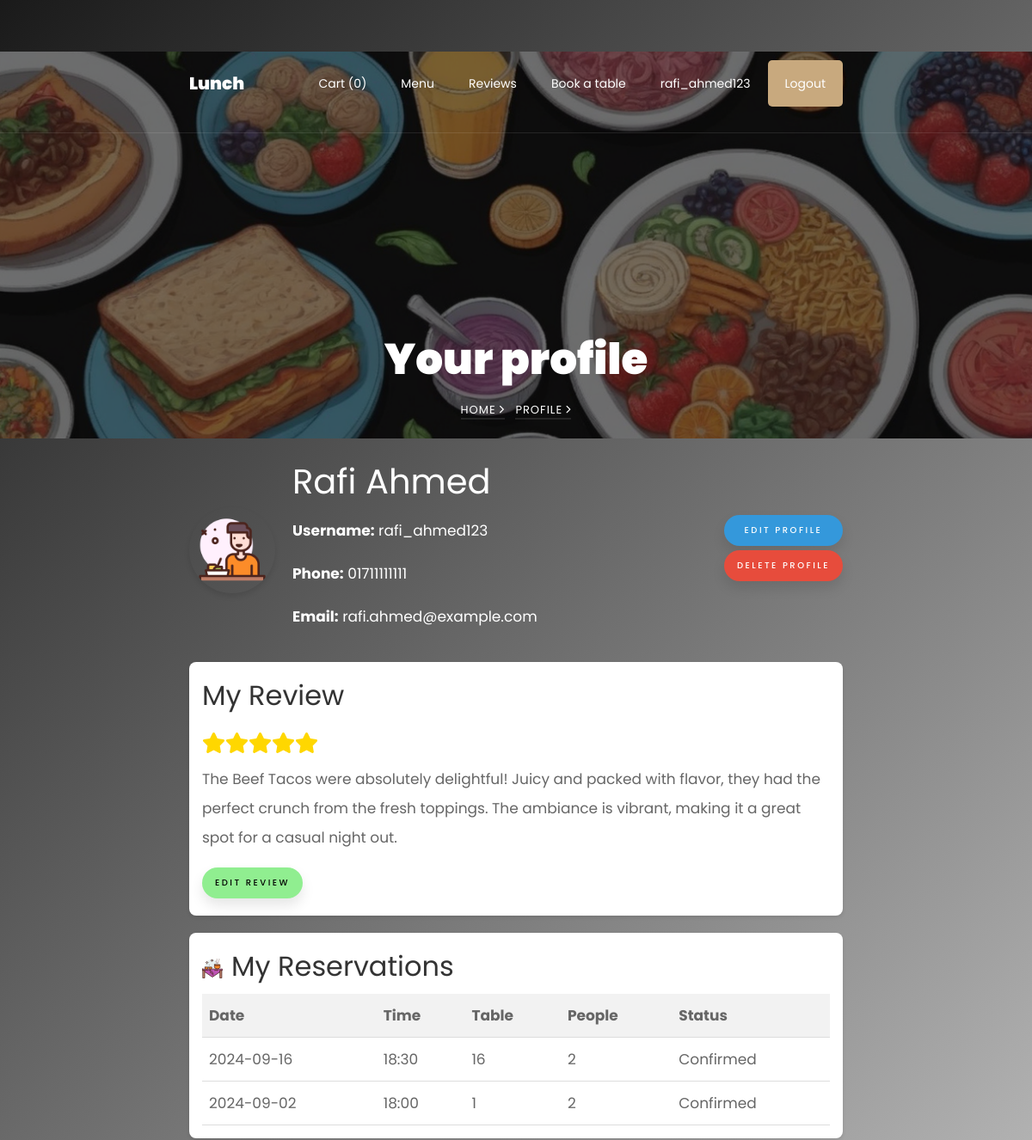
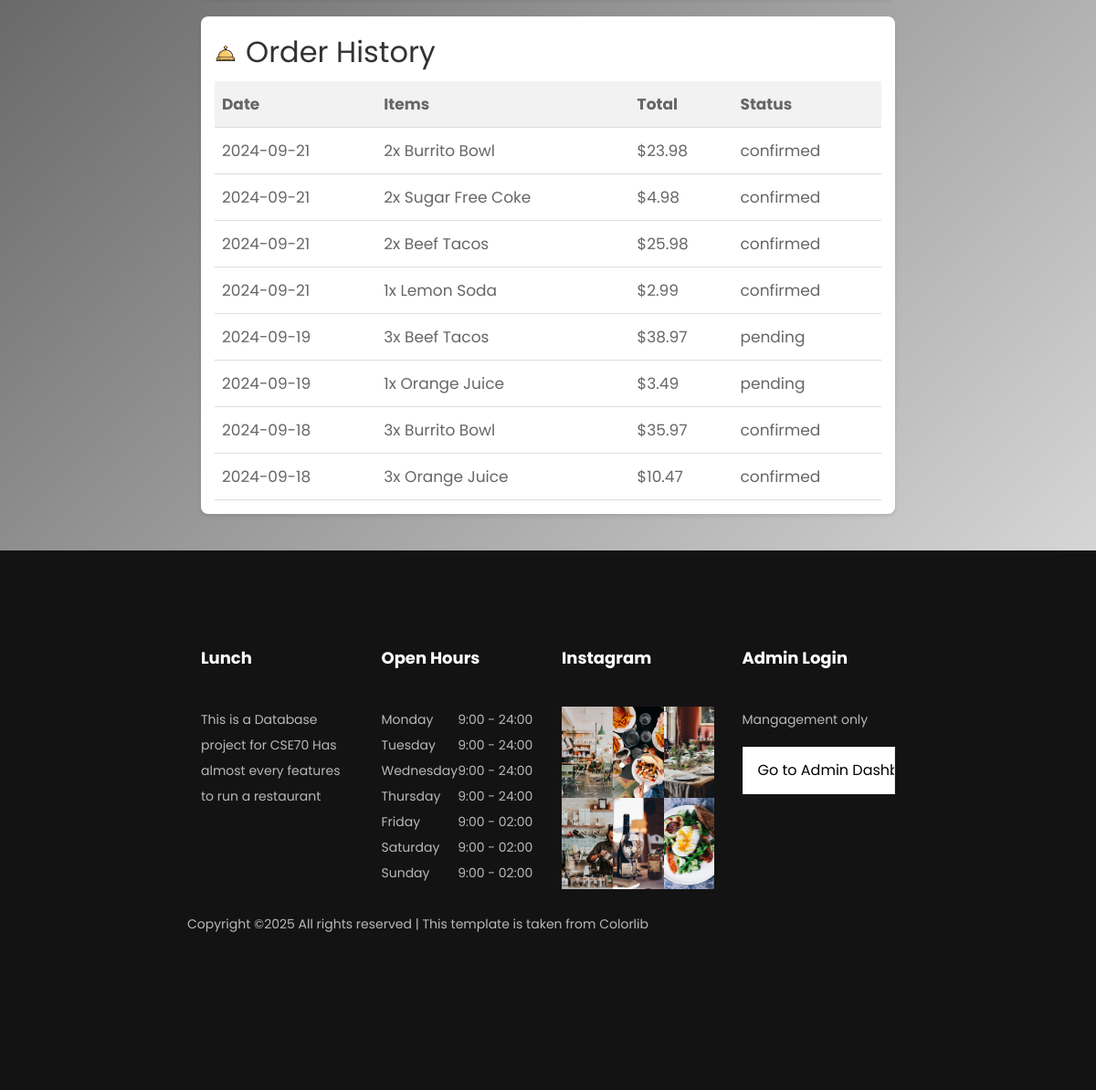
The app's page /profile.php (signed in) with its own data (2 pictures, top to bottom).
### tables this page shows
CREATE TABLE users (
    id INT AUTO_INCREMENT PRIMARY KEY,
    username VARCHAR(50) NOT NULL UNIQUE,
    password VARCHAR(255) NOT NULL,
    name VARCHAR(100) NOT NULL,
    phone_number VARCHAR(20) NOT NULL,
    email VARCHAR(100) NOT NULL UNIQUE
);

CREATE TABLE reviews (
    id INT AUTO_INCREMENT PRIMARY KEY,
    user_id INT,
    rating INT NOT NULL,
    comment TEXT,
    created_at TIMESTAMP DEFAULT CURRENT_TIMESTAMP,
    FOREIGN KEY (user_id) REFERENCES users(id)
);

CREATE TABLE reservations (
    id INT AUTO_INCREMENT PRIMARY KEY,
    user_id INT,
    table_number INT NOT NULL,
    reservation_date DATE NOT NULL,
    reservation_time TIME NOT NULL,
    number_of_people INT NOT NULL,
    status ENUM('pending', 'confirmed', 'cancelled') DEFAULT 'pending',
    created_at TIMESTAMP DEFAULT CURRENT_TIMESTAMP,
    comment TEXT NULL,
    FOREIGN KEY (user_id) REFERENCES users(id)
);

CREATE TABLE order_items (
    id INT AUTO_INCREMENT PRIMARY KEY,
    order_id INT,
    menu_item_id INT,
    quantity INT NOT NULL,
    price DECIMAL(10, 2) NOT NULL,
    FOREIGN KEY (order_id) REFERENCES orders(id),
    FOREIGN KEY (menu_item_id) REFERENCES menu_items(id)
);

CREATE TABLE orders (
    id INT AUTO_INCREMENT PRIMARY KEY,
    user_id INT,
    total_amount DECIMAL(10, 2) NOT NULL,
    status ENUM('pending', 'confirmed', 'cancelled') DEFAULT 'pending',
    created_at TIMESTAMP DEFAULT CURRENT_TIMESTAMP,
    FOREIGN KEY (user_id) REFERENCES users(id)
);

CREATE TABLE menu_items (
    id INT AUTO_INCREMENT PRIMARY KEY,
    name VARCHAR(100) NOT NULL,
    description TEXT,
    price DECIMAL(10, 2) NOT NULL,
    category VARCHAR(50) NOT NULL,
    image_url VARCHAR(255)
);

### profile.php (the view, shortened to what this page needs)
<?php
include 'db_connection.php';
$user_id = $_SESSION['user_id'];
$isLoggedIn = isset($_SESSION['user_id']);
$username = $isLoggedIn ? $_SESSION['username'] : '';
$user_query = "SELECT name, username, phone_number, email FROM users WHERE id = ?";
$user_stmt = $conn->prepare($user_query);
$user_stmt->bind_param("i", $user_id);
$user_stmt->execute();
$user_result = $user_stmt->get_result();
$user = $user_result->fetch_assoc();
$review_query = "SELECT rating, comment FROM reviews WHERE user_id = ? LIMIT 1";
$review_stmt = $conn->prepare($review_query);
$review_stmt->bind_param("i", $user_id);
$review_stmt->execute();
$review_result = $review_stmt->get_result();
$review = $review_result->fetch_assoc();
$order_query = "SELECT o.id, o.created_at, oi.quantity, mi.name AS item_name, mi.price AS item_price,
                       (oi.quantity * mi.price) AS item_total, o.status
                FROM orders o
                JOIN order_items oi ON o.id = oi.order_id
                JOIN menu_items mi ON oi.menu_item_id = mi.id
                WHERE o.user_id = ?
                ORDER BY o.created_at DESC";
$order_stmt = $conn->prepare($order_query);
$order_stmt->bind_param("i", $user_id);
$order_stmt->execute();
$order_result = $order_stmt->get_result();
$reservation_query = "SELECT r.id, r.table_number, r.reservation_date, r.reservation_time, r.number_of_people, r.status
                      FROM reservations r
                      WHERE r.user_id = ?
                      ORDER BY r.reservation_date DESC, r.reservation_time DESC";
$reservation_stmt = $conn->prepare($reservation_query);
$reservation_stmt->bind_param("i", $user_id);
$reservation_stmt->execute();
$reservation_result = $reservation_stmt->get_result();
$cartItemCount = isset($_SESSION['cart']) ? array_sum(array_column($_SESSION['cart'], 'quantity')) : 0;
?>
<!DOCTYPE html>
<html lang="en">
<head>
    <link rel="stylesheet" href="css/open-iconic-bootstrap.min.css">
    <link rel="stylesheet" href="css/animate.css">
    <link rel="stylesheet" href="css/owl.carousel.min.css">
    <link rel="stylesheet" href="css/magnific-popup.css">
    <link rel="stylesheet" href="css/aos.css">
    <link rel="stylesheet" href="css/ionicons.min.css">
    <link rel="stylesheet" href="css/bootstrap-datepicker.css">
    <link rel="stylesheet" href="css/jquery.timepicker.css">
    <link rel="stylesheet" href="css/flaticon.css">
    <link rel="stylesheet" href="css/icomoon.css">
    <link rel="stylesheet" href="css/style.css">
    <link rel="stylesheet" href="css2/prof.css">
</head>
<body>
<nav class="navbar navbar-expand-lg navbar-dark ftco_navbar bg-dark ftco-navbar-light" id="ftco-navbar">
	    <div class="container">
	      <a class="navbar-brand" href="index.php">Lunch</a>
	      <div class="collapse navbar-collapse" id="ftco-nav">
	        <ul class="navbar-nav ml-auto">
			    <li class="nav-item"><a href="cart.php" class="nav-link">Cart (<?php echo $cartItemCount; ?>)</a></li>
	        	<li class="nav-item"><a href="menu.php" class="nav-link">Menu</a></li>
				<li class="nav-item"><a href="reviews.php" class="nav-link">Reviews</a></li>
	          <li class="nav-item"><a href="table_reservation.php" class="nav-link">Book a table</a></li>
              <?php if ($isLoggedIn): ?>
                <li class="nav-item"><a href="profile.php" class="nav-link"><?php echo htmlspecialchars($username); ?></a></li>
                <li class="nav-item cta"><a href="logout.php" class="nav-link">Logout</a></li>
              <?php else: ?>
                <li class="nav-item"><a href="profile.php" class="nav-link">Profile</a></li>
                <li class="nav-item cta"><a href="login.php" class="nav-link">Login</a></li>
              <?php endif; ?>
	        </ul>
	      </div>
	    </div>
	  </nav>
<section class="hero-wrap hero-wrap-2" style="background-image: url('images/bg_6.png');" data-stellar-background-ratio="0.5">
      <div class="overlay"></div>
      <div class="container">
        <div class="row no-gutters slider-text align-items-end justify-content-center">
          <div class="col-md-9 ftco-animate text-center mb-4">
            <h1 class="mb-2 bread">Your profile</h1>
            <p class="breadcrumbs"><span class="mr-2"><a href="index.php">Home <i class="ion-ios-arrow-forward"></i></a></span> <span><a href="profile.php">profile <i class="ion-ios-arrow-forward"></i></a></span></p>
          </div>
        </div>
      </div>
    </section>
    <div class="container">
        <div class="profile-header">
            <img src="images/avatar.jpg" alt="User Avatar" class="avatar">
            <div class="user-info">
                <h1><?php echo htmlspecialchars($user['name']); ?></h1>
                <div class="user-details">
                    <p><strong>Username:</strong> <?php echo htmlspecialchars($user['username']); ?></p>
                    <p><strong>Phone:</strong> <?php echo htmlspecialchars($user['phone_number']); ?></p>
                    <p><strong>Email:</strong> <?php echo htmlspecialchars($user['email']); ?></p>
                </div>
            </div>
            <div class="profile-actions">
                <button class="edit-profile" onclick="showEditProfilePopup();">Edit Profile</button>
                <button class="delete-profile" onclick="showDeleteProfilePopup();">Delete Profile</button>
            </div>
        </div>
        <?php if ($review): ?>
        <div class="review">
            <h2>My Review</h2>
            <div class="stars">
                <?php
                for ($i = 1; $i <= 5; $i++) {
                    echo $i <= $review['rating'] ? '<i class="fas fa-star"></i>' : '<i class="far fa-star"></i>';
                }
                ?>
            </div>
            <p><?php echo htmlspecialchars($review['comment']); ?></p>
            <button class="edit-review" onclick="window.location.href='reviews.php'">Edit Review </button>
        </div>
        <?php endif; ?>
        <div class="reservations">
            <h2><img src="images/tables.svg" alt="Table Icon" class="section-icon">My Reservations</h2>
            <?php if ($reservation_result->num_rows > 0): ?>
                <table>
                    <thead>
                        <tr>
                            <th>Date</th>
                            <th>Time</th>
                            <th>Table</th>
                            <th>People</th>
                            <th>Status</th>
                        </tr>
                    </thead>
                    <tbody>
                        <?php while ($reservation = $reservation_result->fetch_assoc()): ?>
                        <tr>
                            <td><?php echo date('Y-m-d', strtotime($reservation['reservation_date'])); ?></td>
                            <td><?php echo date('H:i', strtotime($reservation['reservation_time'])); ?></td>
                            <td><?php echo htmlspecialchars($reservation['table_number']); ?></td>
                            <td><?php echo htmlspecialchars($reservation['number_of_people']); ?></td>
                            <td><?php echo ucfirst(htmlspecialchars($reservation['status'])); ?></td>
                        </tr>
                        <?php endwhile; ?>
                    </tbody>
                </table>
            <?php else: ?>
                <p>You have no table reservations.</p>
            <?php endif; ?>
        </div>
        <div class="order-history">
            <h2><img src="images/order.svg" alt="Order Icon" class="section-icon">Order History</h2>
            <table>
                <thead>
                    <tr>
                        <th>Date</th>
                        <th>Items</th>
                        <th>Total</th>
                        <th>Status</th>
                    </tr>
                </thead>
                <tbody>
                    <?php while ($order = $order_result->fetch_assoc()): ?>
                        <tr>
                            <td><?php echo date('Y-m-d', strtotime($order['created_at'])); ?></td>
                            <td><?php echo htmlspecialchars($order['quantity'] . 'x ' . $order['item_name']); ?></td>
                            <td>$<?php echo number_format($order['item_total'], 2); ?></td>
                            <td><?php echo htmlspecialchars($order['status']); ?></td>
                        </tr>
                    <?php endwhile; ?>
                </tbody>
            </table>
        </div>
    </div>
</body>
</html>
<?php
include 'footer.php';
?>

### footer.php (shortened to what this page needs)
<footer class="ftco-footer ftco-bg-dark ftco-section">
      <div class="container">
        <div class="row mb-5">
          <div class="col-md-6 col-lg-3">
            <div class="ftco-footer-widget mb-4">
              <h2 class="ftco-heading-2">Lunch</h2>
              <p>This is a Database project for CSE70  Has almost every features to run a restaurant </p>
              <ul class="ftco-footer-social list-unstyled float-md-left float-lft mt-3">
              </ul>
            </div>
          </div>
          <div class="col-md-6 col-lg-3">
            <div class="ftco-footer-widget mb-4">
              <h2 class="ftco-heading-2">Open Hours</h2>
              <ul class="list-unstyled open-hours">
                <li class="d-flex"><span>Monday</span><span>9:00 - 24:00</span></li>
                <li class="d-flex"><span>Tuesday</span><span>9:00 - 24:00</span></li>
                <li class="d-flex"><span>Wednesday</span><span>9:00 - 24:00</span></li>
                <li class="d-flex"><span>Thursday</span><span>9:00 - 24:00</span></li>
                <li class="d-flex"><span>Friday</span><span>9:00 - 02:00</span></li>
                <li class="d-flex"><span>Saturday</span><span>9:00 - 02:00</span></li>
                <li class="d-flex"><span>Sunday</span><span> 9:00 - 02:00</span></li>
              </ul>
            </div>
          </div>
          <div class="col-md-6 col-lg-3">
             <div class="ftco-footer-widget mb-4">
              <h2 class="ftco-heading-2">Instagram</h2>
              <div class="thumb d-sm-flex">
	            	<a href="#" class="thumb-menu img" style="background-image: url(images/insta-1.jpg);">
	            	</a>
	            	<a href="#" class="thumb-menu img" style="background-image: url(images/insta-2.jpg);">
	            	</a>
	            	<a href="#" class="thumb-menu img" style="background-image: url(images/insta-3.jpg);">
	            	</a>
	            </div>
	            <div class="thumb d-flex">
	            	<a href="#" class="thumb-menu img" style="background-image: url(images/insta-4.jpg);">
	            	</a>
	            	<a href="#" class="thumb-menu img" style="background-image: url(images/insta-5.jpg);">
	            	</a>
	            	<a href="#" class="thumb-menu img" style="background-image: url(images/insta-6.jpg);">
	            	</a>
	            </div>
            </div>
          </div>
          <div class="col-md-6 col-lg-3">
            <div class="ftco-footer-widget mb-4">
            	<h2 class="ftco-heading-2">Admin Login</h2>
            	<p>Mangagement only</p>
				<form action="admin_dashboard.php" method="GET">
                <input type="submit" value="Go to Admin Dashboard" class="form-control submit px-3">
                </form>
          </div>
        </div>
        <div class="row">
          <div class="col-md-12 text-center">
            <p>
  Copyright &copy;<script>document.write(new Date().getFullYear());</script> All rights reserved | This template is taken from <a href="https://colorlib.com" target="_blank">Colorlib</a>
  </p>
          </div>
        </div>
      </div>
    </footer>
  </body>
</html>

### css2/prof.css (style rules this page uses)
body { margin: 0; padding: 0; background: linear-gradient(135deg, #1a1a1a 0%, #f9f9f9 100%); padding-top: 60px; background-size: contain; background-position: center; background-repeat: repeat; }
.container { max-width: 800px; margin: 0 auto; padding: 20px; }
.profile-header { display: flex; align-items: center; margin-bottom: 20px; position: relative; }
.avatar { width: 100px; height: 100px; border-radius: 50%; object-fit: cover; margin-right: 20px; box-shadow: 0 4px 6px rgba(0, 0, 0, 0.1); }
.user-info { flex-grow: 1; }
h1 { margin: 0 0 10px 0; color: #ffffff; }
.user-details { color: #ffffff; }
.review, .order-history, .reservations { background-color: #fff; border-radius: 8px; padding: 15px; margin-bottom: 20px; box-shadow: 0 2px 4px rgba(0, 0, 0, 0.1); }
.stars { color: #ffd700; font-size: 24px; }
h2 { color: #333; margin-top: 0; }
table { width: 100%; border-collapse: collapse; }
th, td { text-align: left; padding: 8px; border-bottom: 1px solid #ddd; }
th { background-color: #f2f2f2; }
.section-icon { width: 24px; height: 24px; margin-right: 10px; vertical-align: middle; }
.profile-actions { position: absolute; right: 0; top: 50%; transform: translateY(-50%); display: flex; flex-direction: column; }
button { padding: 0.8em 1.5em; font-size: 10px; text-transform: uppercase; letter-spacing: 2.5px; font-weight: 500; color: #000; background-color: #fff; border: none; border-radius: 45px; box-shadow: 0px 8px 15px rgba(0, 0, 0, 0.1); transition: all 0.3s ease 0s; cursor: pointer; outline: none; margin-bottom: 5px; }
.edit-profile { background-color: #3498db; color: #fff; }
.edit-review { background-color: #90ee90; color: #000; }
.delete-profile { background-color: #e74c3c; color: #fff; }

### records on screen
users: name "Rafi Ahmed", username "rafi_ahmed123", phone_number "01711111111", email "rafi.ahmed@example.com"
reviews: rating 5 (drawn), comment "The Beef Tacos were absolutely delightful! Juicy and packed with flavor, they had the perfect crunch from the fresh toppings. The ambiance is vibrant, making it a great spot for a casual night out."
reservations: reservation_date "2024-09-16", reservation_time "18:30", table_number "16", number_of_people "2", status "Confirmed"
reservations: reservation_date "2024-09-02", reservation_time "18:00", table_number "1", number_of_people "2", status "Confirmed"
order_items: order.created_at "2024-09-21", quantity.name "2x Burrito Bowl", item_total "23.98", order.status "confirmed"
order_items: order.created_at "2024-09-21", quantity.name "2x Sugar Free Coke", item_total "4.98", order.status "confirmed"
order_items: order.created_at "2024-09-21", quantity.name "2x Beef Tacos", item_total "25.98", order.status "confirmed"
order_items: order.created_at "2024-09-21", quantity.name "1x Lemon Soda", item_total "2.99", order.status "confirmed"
order_items: order.created_at "2024-09-19", quantity.name "3x Beef Tacos", item_total "38.97", order.status "pending"
order_items: order.created_at "2024-09-19", quantity.name "1x Orange Juice", item_total "3.49", order.status "pending"
order_items: order.created_at "2024-09-18", quantity.name "3x Burrito Bowl", item_total "35.97", order.status "confirmed"
order_items: order.created_at "2024-09-18", quantity.name "3x Orange Juice", item_total "10.47", order.status "confirmed"

### other values on screen
$cartItemCount "0"
$username "rafi_ahmed123"
